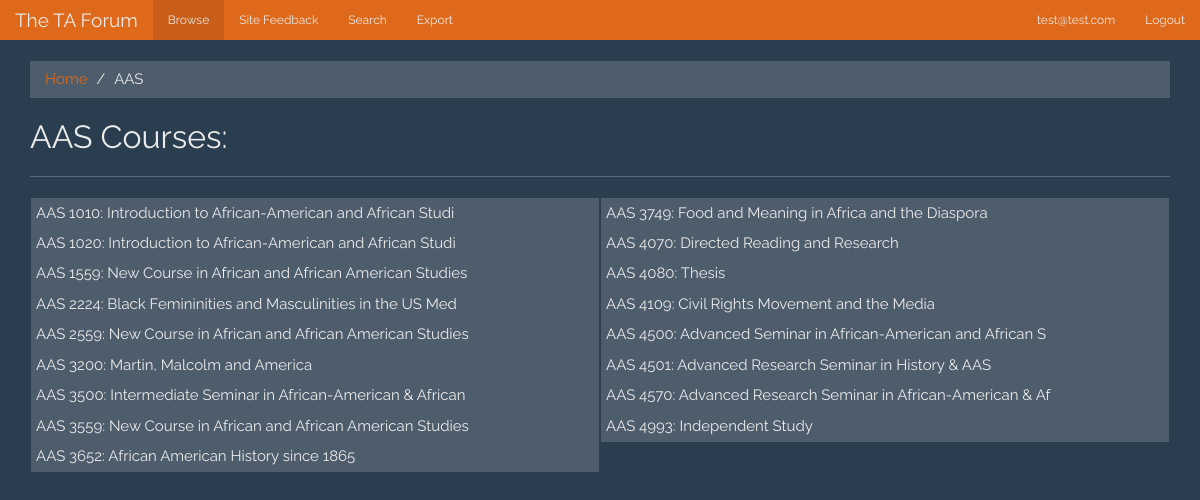
The page /index.php?course_dept=AAS (signed in) on the database its author committed.
### tables this page shows
CREATE TABLE IF NOT EXISTS `course` (
  `course_id` int(11) NOT NULL,
  `course_dept` varchar(4) NOT NULL,
  `course_mnemonic_number` smallint(6) NOT NULL,
  `title` varchar(50) NOT NULL
);

### index.php (the view, shortened to what this page needs)
<head>
    <?php
        require_once "includes/head.php";
    ?>
</head>
<body>
    <?php
        require_once "includes/navbar.php";
        $db = DbUtil::loginConnection(true);
    ?>
    <div class="container">
        <?php
            if (isset($_GET['course_dept'])) {
                $course_dept = strtoupper($_GET['course_dept']);
                if (isset($_GET['course_mnemonic_number'])) {
                    $course_mnemonic_number = $_GET['course_mnemonic_number'];
                    if (isset($_GET['ta_id'])) {
                        $ta_id = strtolower($_GET['ta_id']); ?>
                        <ol class="breadcrumb">
                            <li><a href="<?=$_SERVER['CONTEXT_PREFIX']?>">Home</a></li>
                            <li><a href="<?=$_SERVER['CONTEXT_PREFIX']?>/<?=$course_dept?>"><?=$course_dept?></a></li>
                            <li><a href="<?=$_SERVER['CONTEXT_PREFIX']?>/<?=$course_dept?>/<?=$course_mnemonic_number?>"><?=$course_mnemonic_number?></a></li>
                            <li class="active"><?=$ta_id?></li>
                        </ol> <?php
                        showTAReviews($course_dept, $course_mnemonic_number, $ta_id);
                    } else { ?>
                        <ol class="breadcrumb">
                            <li><a href="<?=$_SERVER['CONTEXT_PREFIX']?>">Home</a></li>
                            <li><a href="<?=$_SERVER['CONTEXT_PREFIX']?>/<?=$course_dept?>"><?=$course_dept?></a></li>
                            <li class="active"><?=$course_mnemonic_number?></li>
                        </ol> <?php
                        showCourseTAs($course_dept, $course_mnemonic_number);
                    }
                } else { ?>
                    <ol class="breadcrumb">
                        <li><a href="<?=$_SERVER['CONTEXT_PREFIX']?>">Home</a></li>
                        <li class="active"><?=$course_dept?></li>
                    </ol> <?php
                    showDepartmentCourses($course_dept);
                }
            }
            function showDepartmentCourses($course_dept) {
                global $db;
                $stmt = $db->prepare("SELECT course_mnemonic_number, title FROM course WHERE course_dept = ?");
                $stmt->bind_param("s", $course_dept);
                $stmt->execute();
                $stmt->store_result();
                $stmt->bind_result($course_mnemonic_number, $title);
                $num_rows = $stmt->num_rows;
                echo "<h2>$course_dept Courses:</h2><hr />";
                if ($num_rows > 0) {
                    echo "<div class=\"container-fluid\">";
                    echo "<div class=\"row text-left\">";
                    for ($i = 0; $i < $num_rows; $i += ceil($num_rows / 2)) {
                        echo "<div class=\"col-xs-12 col-sm-6 list-unstyled\" style=\"padding: 0px 1px\">";
                        for ($j = $i; $j < $i + ceil($num_rows / 2) && $stmt->fetch(); $j++) {
                            echo "<a class=\"list-group-item\" style=\"padding: 4px;\" href=\"$course_dept/$course_mnemonic_number\">$course_dept $course_mnemonic_number: $title</a>";
                        }
                        echo "</div>";
                    }
                    echo "</div>";
                    echo "</div>";
                } else {
                    echo "<div class=\"alert alert-danger\"><strong>Error!</strong> Could not find department \"$course_dept.\"</div>";
                }
            }
                            ?>
    </div>
</body>

### assets/custom.css (style rules this page uses)
body { font-family: 'Raleway'; font-style: normal; }

### rows shown on the page
course: course_mnemonic_number "1010", title "Introduction to African-American and African Studi"
course: course_mnemonic_number "1020", title "Introduction to African-American and African Studi"
course: course_mnemonic_number "1559", title "New Course in African and African American Studies"
course: course_mnemonic_number "2224", title "Black Femininities and Masculinities in the US Med"
course: course_mnemonic_number "2559", title "New Course in African and African American Studies"
course: course_mnemonic_number "3200", title "Martin, Malcolm and America"
course: course_mnemonic_number "3500", title "Intermediate Seminar in African-American & African"
course: course_mnemonic_number "3559", title "New Course in African and African American Studies"
course: course_mnemonic_number "3652", title "African American History since 1865"
course: course_mnemonic_number "3749", title "Food and Meaning in Africa and the Diaspora"
course: course_mnemonic_number "4070", title "Directed Reading and Research"
course: course_mnemonic_number "4080", title "Thesis"
course: course_mnemonic_number "4109", title "Civil Rights Movement and the Media"
course: course_mnemonic_number "4500", title "Advanced Seminar in African-American and African S"
course: course_mnemonic_number "4501", title "Advanced Research Seminar in History & AAS"
course: course_mnemonic_number "4570", title "Advanced Research Seminar in African-American & Af"
course: course_mnemonic_number "4993", title "Independent Study"

### other values the page prints
$_SESSION["email"] "test@test.com"
$course_dept "AAS"
